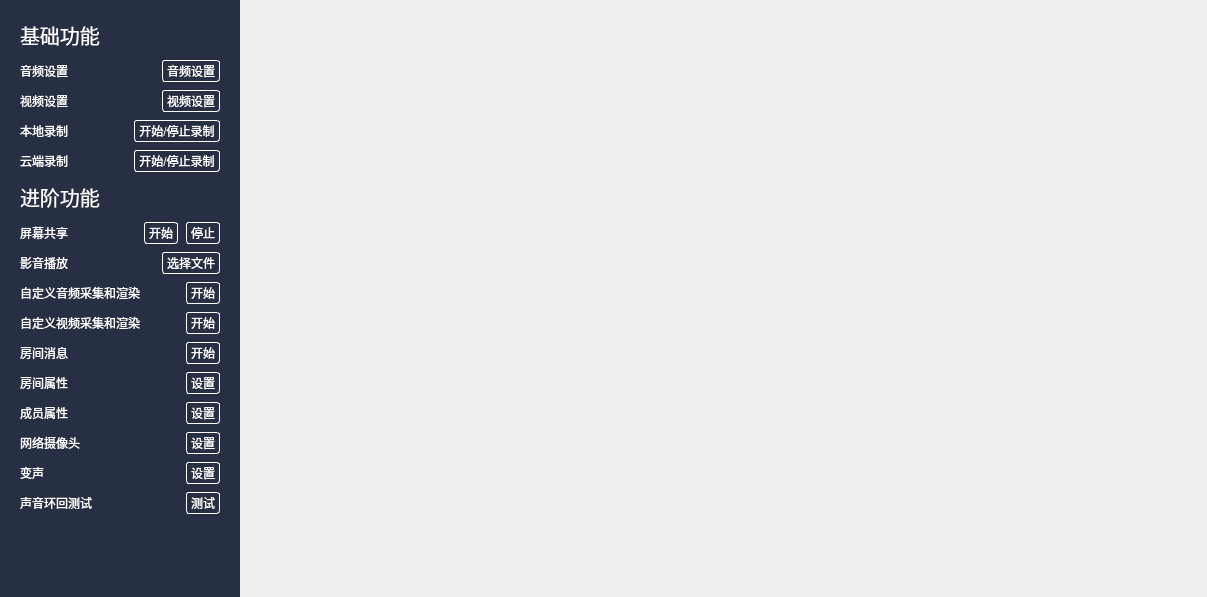
<?xml version="1.0" encoding="UTF-8"?>
<ui version="4.0">
 <class>MainDialog</class>
 <widget class="QDialog" name="MainDialog">
  <property name="geometry">
   <rect>
    <x>0</x>
    <y>0</y>
    <width>1207</width>
    <height>597</height>
   </rect>
  </property>
  <property name="windowTitle">
   <string>MainDialog</string>
  </property>
  <property name="styleSheet">
   <string notr="true">#mainOperWidget {
	background: rgb(39,47,68);
	min-width: 240px;
	max-width: 240px;
}
#baseFuncWidget QPushButton, #higherFuncWidget QPushButton {
	background: transparent;
	border: 1px solid rgb(255,255,255);
	color: rgb(255,255,255);
	min-height: 20px;
	border-radius: 3px;
	padding-left: 4px;
	padding-right: 4px;
}
#baseFuncWidget QPushButton:hover,  #baseFuncWidget QPushButton:pressed, #higherFuncWidget QPushButton:hover,  #higherFuncWidget QPushButton:pressed {
	background: rgb(255,255,255);
	color: rgb(57,129,252);
}
#mainOperWidget QLabel {
	color: rgb(255,255,255);
}
#btnBaseFunc, #btnHigherFunc {
	background: transparent;
	border: 0px;
	min-height: 20px;
}
#label_12, #label_13 {
	font: 20px;
}
</string>
  </property>
  <layout class="QHBoxLayout" name="horizontalLayout_8" stretch="0,0">
   <property name="spacing">
    <number>0</number>
   </property>
   <property name="leftMargin">
    <number>0</number>
   </property>
   <property name="topMargin">
    <number>0</number>
   </property>
   <property name="rightMargin">
    <number>0</number>
   </property>
   <property name="bottomMargin">
    <number>0</number>
   </property>
   <item>
    <widget class="QWidget" name="mainOperWidget" native="true">
     <property name="sizePolicy">
      <sizepolicy hsizetype="Fixed" vsizetype="Preferred">
       <horstretch>0</horstretch>
       <verstretch>0</verstretch>
      </sizepolicy>
     </property>
     <layout class="QVBoxLayout" name="verticalLayout_2">
      <property name="spacing">
       <number>10</number>
      </property>
      <property name="leftMargin">
       <number>20</number>
      </property>
      <property name="topMargin">
       <number>20</number>
      </property>
      <property name="rightMargin">
       <number>20</number>
      </property>
      <property name="bottomMargin">
       <number>20</number>
      </property>
      <item>
       <layout class="QHBoxLayout" name="horizontalLayout">
        <property name="spacing">
         <number>0</number>
        </property>
        <item>
         <widget class="QLabel" name="label_12">
          <property name="sizePolicy">
           <sizepolicy hsizetype="Expanding" vsizetype="Preferred">
            <horstretch>0</horstretch>
            <verstretch>0</verstretch>
           </sizepolicy>
          </property>
          <property name="text">
           <string>基础功能</string>
          </property>
         </widget>
        </item>
        <item>
         <widget class="QPushButton" name="btnBaseFunc">
          <property name="sizePolicy">
           <sizepolicy hsizetype="Preferred" vsizetype="Preferred">
            <horstretch>0</horstretch>
            <verstretch>0</verstretch>
           </sizepolicy>
          </property>
          <property name="checkable">
           <bool>true</bool>
          </property>
          <property name="checked">
           <bool>true</bool>
          </property>
         </widget>
        </item>
       </layout>
      </item>
      <item>
       <widget class="QWidget" name="baseFuncWidget" native="true">
        <layout class="QVBoxLayout" name="verticalLayout">
         <property name="spacing">
          <number>8</number>
         </property>
         <property name="leftMargin">
          <number>0</number>
         </property>
         <property name="topMargin">
          <number>0</number>
         </property>
         <property name="rightMargin">
          <number>0</number>
         </property>
         <property name="bottomMargin">
          <number>0</number>
         </property>
         <item>
          <layout class="QHBoxLayout" name="horizontalLayout_2">
           <item>
            <widget class="QLabel" name="label">
             <property name="sizePolicy">
              <sizepolicy hsizetype="Expanding" vsizetype="Preferred">
               <horstretch>0</horstretch>
               <verstretch>0</verstretch>
              </sizepolicy>
             </property>
             <property name="text">
              <string>音频设置</string>
             </property>
            </widget>
           </item>
           <item>
            <widget class="QPushButton" name="btnAudioSet">
             <property name="sizePolicy">
              <sizepolicy hsizetype="Preferred" vsizetype="Preferred">
               <horstretch>0</horstretch>
               <verstretch>0</verstretch>
              </sizepolicy>
             </property>
             <property name="text">
              <string>音频设置</string>
             </property>
            </widget>
           </item>
          </layout>
         </item>
         <item>
          <layout class="QHBoxLayout" name="horizontalLayout_3">
           <item>
            <widget class="QLabel" name="label_2">
             <property name="sizePolicy">
              <sizepolicy hsizetype="Expanding" vsizetype="Preferred">
               <horstretch>0</horstretch>
               <verstretch>0</verstretch>
              </sizepolicy>
             </property>
             <property name="text">
              <string>视频设置</string>
             </property>
            </widget>
           </item>
           <item>
            <widget class="QPushButton" name="btnVideoSet">
             <property name="sizePolicy">
              <sizepolicy hsizetype="Preferred" vsizetype="Preferred">
               <horstretch>0</horstretch>
               <verstretch>0</verstretch>
              </sizepolicy>
             </property>
             <property name="text">
              <string>视频设置</string>
             </property>
            </widget>
           </item>
          </layout>
         </item>
         <item>
          <layout class="QHBoxLayout" name="horizontalLayout_7">
           <item>
            <widget class="QLabel" name="label_6">
             <property name="sizePolicy">
              <sizepolicy hsizetype="Expanding" vsizetype="Preferred">
               <horstretch>0</horstretch>
               <verstretch>0</verstretch>
              </sizepolicy>
             </property>
             <property name="text">
              <string>本地录制</string>
             </property>
            </widget>
           </item>
           <item>
            <widget class="QPushButton" name="btnLocRecord">
             <property name="sizePolicy">
              <sizepolicy hsizetype="Preferred" vsizetype="Preferred">
               <horstretch>0</horstretch>
               <verstretch>0</verstretch>
              </sizepolicy>
             </property>
             <property name="text">
              <string>开始/停止录制</string>
             </property>
            </widget>
           </item>
          </layout>
         </item>
         <item>
          <layout class="QHBoxLayout" name="horizontalLayout_6">
           <item>
            <widget class="QLabel" name="label_5">
             <property name="sizePolicy">
              <sizepolicy hsizetype="Expanding" vsizetype="Preferred">
               <horstretch>0</horstretch>
               <verstretch>0</verstretch>
              </sizepolicy>
             </property>
             <property name="text">
              <string>云端录制</string>
             </property>
            </widget>
           </item>
           <item>
            <widget class="QPushButton" name="btnSvrRecord">
             <property name="sizePolicy">
              <sizepolicy hsizetype="Preferred" vsizetype="Preferred">
               <horstretch>0</horstretch>
               <verstretch>0</verstretch>
              </sizepolicy>
             </property>
             <property name="text">
              <string>开始/停止录制</string>
             </property>
            </widget>
           </item>
          </layout>
         </item>
        </layout>
       </widget>
      </item>
      <item>
       <layout class="QHBoxLayout" name="horizontalLayout_14">
        <item>
         <widget class="QLabel" name="label_13">
          <property name="sizePolicy">
           <sizepolicy hsizetype="Expanding" vsizetype="Preferred">
            <horstretch>0</horstretch>
            <verstretch>0</verstretch>
           </sizepolicy>
          </property>
          <property name="text">
           <string>进阶功能</string>
          </property>
         </widget>
        </item>
        <item>
         <widget class="QPushButton" name="btnHigherFunc">
          <property name="sizePolicy">
           <sizepolicy hsizetype="Preferred" vsizetype="Preferred">
            <horstretch>0</horstretch>
            <verstretch>0</verstretch>
           </sizepolicy>
          </property>
          <property name="checkable">
           <bool>true</bool>
          </property>
         </widget>
        </item>
       </layout>
      </item>
      <item>
       <widget class="QWidget" name="higherFuncWidget" native="true">
        <layout class="QVBoxLayout" name="verticalLayout_3">
         <property name="spacing">
          <number>8</number>
         </property>
         <property name="leftMargin">
          <number>0</number>
         </property>
         <property name="topMargin">
          <number>0</number>
         </property>
         <property name="rightMargin">
          <number>0</number>
         </property>
         <property name="bottomMargin">
          <number>50</number>
         </property>
         <item>
          <layout class="QHBoxLayout" name="horizontalLayout_11">
           <item>
            <widget class="QLabel" name="label_9">
             <property name="sizePolicy">
              <sizepolicy hsizetype="Expanding" vsizetype="Preferred">
               <horstretch>0</horstretch>
               <verstretch>0</verstretch>
              </sizepolicy>
             </property>
             <property name="text">
              <string>屏幕共享</string>
             </property>
            </widget>
           </item>
           <item>
            <widget class="QPushButton" name="btnStartScreenShare">
             <property name="sizePolicy">
              <sizepolicy hsizetype="Preferred" vsizetype="Preferred">
               <horstretch>0</horstretch>
               <verstretch>0</verstretch>
              </sizepolicy>
             </property>
             <property name="text">
              <string>开始</string>
             </property>
            </widget>
           </item>
           <item>
            <widget class="QPushButton" name="btnStopScreenShare">
             <property name="sizePolicy">
              <sizepolicy hsizetype="Preferred" vsizetype="Preferred">
               <horstretch>0</horstretch>
               <verstretch>0</verstretch>
              </sizepolicy>
             </property>
             <property name="text">
              <string>停止</string>
             </property>
            </widget>
           </item>
          </layout>
         </item>
         <item>
          <layout class="QHBoxLayout" name="horizontalLayout_9">
           <item>
            <widget class="QLabel" name="label_7">
             <property name="sizePolicy">
              <sizepolicy hsizetype="Expanding" vsizetype="Preferred">
               <horstretch>0</horstretch>
               <verstretch>0</verstretch>
              </sizepolicy>
             </property>
             <property name="text">
              <string>影音播放</string>
             </property>
            </widget>
           </item>
           <item>
            <widget class="QPushButton" name="btnMedia">
             <property name="sizePolicy">
              <sizepolicy hsizetype="Preferred" vsizetype="Preferred">
               <horstretch>0</horstretch>
               <verstretch>0</verstretch>
              </sizepolicy>
             </property>
             <property name="text">
              <string>选择文件</string>
             </property>
            </widget>
           </item>
          </layout>
         </item>
         <item>
          <layout class="QHBoxLayout" name="horizontalLayout_10">
           <item>
            <widget class="QLabel" name="label_8">
             <property name="sizePolicy">
              <sizepolicy hsizetype="Expanding" vsizetype="Preferred">
               <horstretch>0</horstretch>
               <verstretch>0</verstretch>
              </sizepolicy>
             </property>
             <property name="text">
              <string>自定义音频采集和渲染</string>
             </property>
            </widget>
           </item>
           <item>
            <widget class="QPushButton" name="btnCustomAudio">
             <property name="sizePolicy">
              <sizepolicy hsizetype="Preferred" vsizetype="Preferred">
               <horstretch>0</horstretch>
               <verstretch>0</verstretch>
              </sizepolicy>
             </property>
             <property name="text">
              <string>开始</string>
             </property>
            </widget>
           </item>
          </layout>
         </item>
         <item>
          <layout class="QHBoxLayout" name="horizontalLayout_17">
           <item>
            <widget class="QLabel" name="label_15">
             <property name="sizePolicy">
              <sizepolicy hsizetype="Expanding" vsizetype="Preferred">
               <horstretch>0</horstretch>
               <verstretch>0</verstretch>
              </sizepolicy>
             </property>
             <property name="text">
              <string>自定义视频采集和渲染</string>
             </property>
            </widget>
           </item>
           <item>
            <widget class="QPushButton" name="btnCustomVideo">
             <property name="sizePolicy">
              <sizepolicy hsizetype="Preferred" vsizetype="Preferred">
               <horstretch>0</horstretch>
               <verstretch>0</verstretch>
              </sizepolicy>
             </property>
             <property name="text">
              <string>开始</string>
             </property>
            </widget>
           </item>
          </layout>
         </item>
         <item>
          <layout class="QHBoxLayout" name="horizontalLayout_12">
           <item>
            <widget class="QLabel" name="label_10">
             <property name="sizePolicy">
              <sizepolicy hsizetype="Expanding" vsizetype="Preferred">
               <horstretch>0</horstretch>
               <verstretch>0</verstretch>
              </sizepolicy>
             </property>
             <property name="text">
              <string>房间消息</string>
             </property>
            </widget>
           </item>
           <item>
            <widget class="QPushButton" name="btnRoomMsg">
             <property name="sizePolicy">
              <sizepolicy hsizetype="Preferred" vsizetype="Preferred">
               <horstretch>0</horstretch>
               <verstretch>0</verstretch>
              </sizepolicy>
             </property>
             <property name="text">
              <string>开始</string>
             </property>
            </widget>
           </item>
          </layout>
         </item>
         <item>
          <layout class="QHBoxLayout" name="horizontalLayout_13">
           <item>
            <widget class="QLabel" name="label_11">
             <property name="sizePolicy">
              <sizepolicy hsizetype="Expanding" vsizetype="Preferred">
               <horstretch>0</horstretch>
               <verstretch>0</verstretch>
              </sizepolicy>
             </property>
             <property name="text">
              <string>房间属性</string>
             </property>
            </widget>
           </item>
           <item>
            <widget class="QPushButton" name="btnRoomSet">
             <property name="sizePolicy">
              <sizepolicy hsizetype="Preferred" vsizetype="Preferred">
               <horstretch>0</horstretch>
               <verstretch>0</verstretch>
              </sizepolicy>
             </property>
             <property name="text">
              <string>设置</string>
             </property>
            </widget>
           </item>
          </layout>
         </item>
         <item>
          <layout class="QHBoxLayout" name="horizontalLayout_16">
           <item>
            <widget class="QLabel" name="label_14">
             <property name="sizePolicy">
              <sizepolicy hsizetype="Expanding" vsizetype="Preferred">
               <horstretch>0</horstretch>
               <verstretch>0</verstretch>
              </sizepolicy>
             </property>
             <property name="text">
              <string>成员属性</string>
             </property>
            </widget>
           </item>
           <item>
            <widget class="QPushButton" name="btnMemberSet">
             <property name="sizePolicy">
              <sizepolicy hsizetype="Preferred" vsizetype="Preferred">
               <horstretch>0</horstretch>
               <verstretch>0</verstretch>
              </sizepolicy>
             </property>
             <property name="text">
              <string>设置</string>
             </property>
            </widget>
           </item>
          </layout>
         </item>
         <item>
          <widget class="QWidget" name="ipCamWidget" native="true">
           <layout class="QHBoxLayout" name="horizontalLayout_18">
            <property name="spacing">
             <number>0</number>
            </property>
            <property name="leftMargin">
             <number>0</number>
            </property>
            <property name="topMargin">
             <number>0</number>
            </property>
            <property name="rightMargin">
             <number>0</number>
            </property>
            <property name="bottomMargin">
             <number>0</number>
            </property>
            <item>
             <widget class="QLabel" name="label_16">
              <property name="sizePolicy">
               <sizepolicy hsizetype="Expanding" vsizetype="Preferred">
                <horstretch>0</horstretch>
                <verstretch>0</verstretch>
               </sizepolicy>
              </property>
              <property name="text">
               <string>网络摄像头</string>
              </property>
             </widget>
            </item>
            <item>
             <widget class="QPushButton" name="btnNetCamera">
              <property name="sizePolicy">
               <sizepolicy hsizetype="Preferred" vsizetype="Preferred">
                <horstretch>0</horstretch>
                <verstretch>0</verstretch>
               </sizepolicy>
              </property>
              <property name="text">
               <string>设置</string>
              </property>
             </widget>
            </item>
           </layout>
          </widget>
         </item>
         <item>
          <layout class="QHBoxLayout" name="horizontalLayout_19">
           <item>
            <widget class="QLabel" name="label_17">
             <property name="sizePolicy">
              <sizepolicy hsizetype="Expanding" vsizetype="Preferred">
               <horstretch>0</horstretch>
               <verstretch>0</verstretch>
              </sizepolicy>
             </property>
             <property name="text">
              <string>变声</string>
             </property>
            </widget>
           </item>
           <item>
            <widget class="QPushButton" name="btnVoiceChange">
             <property name="sizePolicy">
              <sizepolicy hsizetype="Preferred" vsizetype="Preferred">
               <horstretch>0</horstretch>
               <verstretch>0</verstretch>
              </sizepolicy>
             </property>
             <property name="text">
              <string>设置</string>
             </property>
            </widget>
           </item>
          </layout>
         </item>
         <item>
          <layout class="QHBoxLayout" name="horizontalLayout_20">
           <item>
            <widget class="QLabel" name="label_18">
             <property name="sizePolicy">
              <sizepolicy hsizetype="Expanding" vsizetype="Preferred">
               <horstretch>0</horstretch>
               <verstretch>0</verstretch>
              </sizepolicy>
             </property>
             <property name="text">
              <string>声音环回测试</string>
             </property>
            </widget>
           </item>
           <item>
            <widget class="QPushButton" name="btnEchoTest">
             <property name="sizePolicy">
              <sizepolicy hsizetype="Preferred" vsizetype="Preferred">
               <horstretch>0</horstretch>
               <verstretch>0</verstretch>
              </sizepolicy>
             </property>
             <property name="text">
              <string>测试</string>
             </property>
            </widget>
           </item>
          </layout>
         </item>
        </layout>
       </widget>
      </item>
      <item>
       <spacer name="verticalSpacer_2">
        <property name="orientation">
         <enum>Qt::Vertical</enum>
        </property>
        <property name="sizeType">
         <enum>QSizePolicy::Expanding</enum>
        </property>
        <property name="sizeHint" stdset="0">
         <size>
          <width>20</width>
          <height>20</height>
         </size>
        </property>
       </spacer>
      </item>
     </layout>
    </widget>
   </item>
   <item>
    <widget class="QWidget" name="mainFuncWidget" native="true">
     <property name="minimumSize">
      <size>
       <width>960</width>
       <height>540</height>
      </size>
     </property>
     <layout class="QVBoxLayout" name="verticalLayout_4">
      <property name="spacing">
       <number>0</number>
      </property>
      <property name="leftMargin">
       <number>0</number>
      </property>
      <property name="topMargin">
       <number>0</number>
      </property>
      <property name="rightMargin">
       <number>0</number>
      </property>
      <property name="bottomMargin">
       <number>0</number>
      </property>
     </layout>
    </widget>
   </item>
  </layout>
 </widget>
 <resources/>
 <connections/>
</ui>
